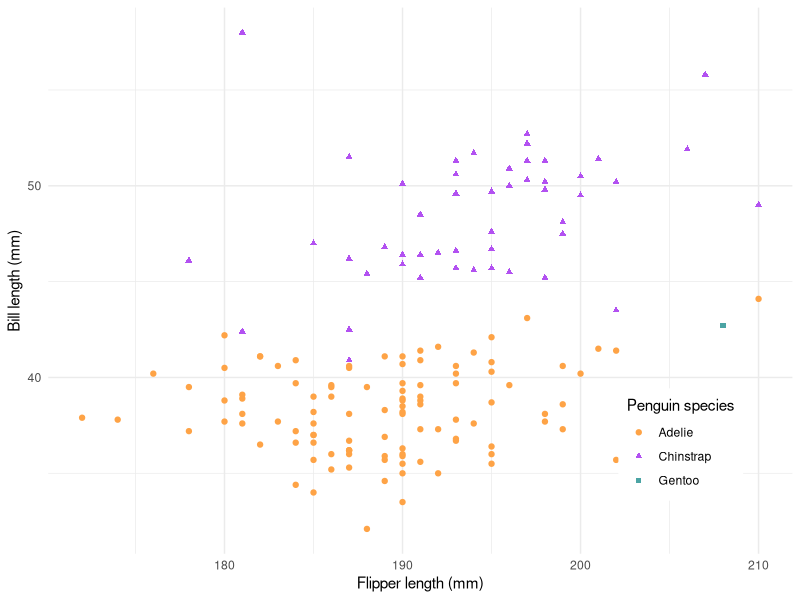

Source code (R):
# load packages ----
library(tidyverse)
library(palmerpenguins)

# create scatterplot ----
# ggplot(na.omit(penguins), 
#        aes(x = flipper_length_mm, y = bill_length_mm, 
#            color = species, shape = species)) +
#   geom_point() +
#   scale_color_manual(values = c("Adelie" = "darkorange", "Chinstrap" = "purple", "Gentoo" = "cyan4")) +
#   scale_shape_manual(values = c("Adelie" = 19, "Chinstrap" = 17, "Gentoo" = 15)) +
#   labs(x = "Flipper length (mm)", y = "Bill length (mm)", 
#        color = "Penguin species", shape = "Penguin species") +
#   guides(color = guide_legend(position = "inside"),
#          size = guide_legend(position = "inside")) +
#   theme_minimal() +
#   theme(legend.position.inside = c(0.85, 0.2), 
#         legend.background = element_rect(color = "white"))


## practice 
# filter penguins df for observations where body_mass_g >= 3000 & <= 4000 ----
body_mass_df <- penguins |> 
  filter(body_mass_g %in% c(3000:4000))

# plot new, filtered data ----
ggplot(na.omit(body_mass_df), # plot 'body_mass_df' rather than 'penguins' df
       aes(x = flipper_length_mm, y = bill_length_mm, 
           color = species, shape = species)) +
  geom_point() +
  scale_color_manual(values = c("Adelie" = "#FEA346", "Chinstrap" = "#B251F1", "Gentoo" = "#4BA4A4")) +
  scale_shape_manual(values = c("Adelie" = 19, "Chinstrap" = 17, "Gentoo" = 15)) +
  labs(x = "Flipper length (mm)", y = "Bill length (mm)", 
       color = "Penguin species", shape = "Penguin species") +
  guides(color = guide_legend(position = "inside"),
         size = guide_legend(position = "inside")) +
  theme_minimal() +
  theme(legend.position.inside = c(0.85, 0.2), 
        legend.background = element_rect(color = "white"))
